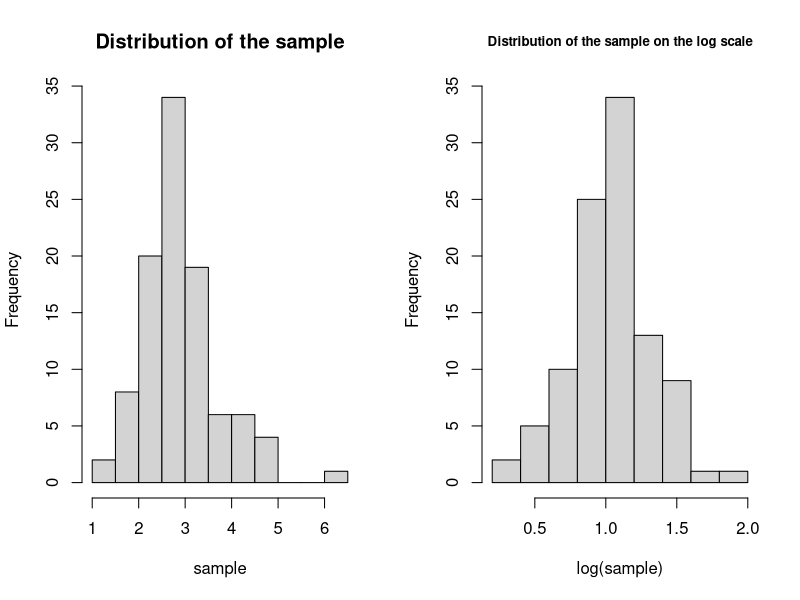

Write R code to recreate this figure.
## ---- chunk 1
knitr::opts_chunk$set(echo = TRUE)
## ---- chunk 2
set.seed(2020)
sample <- rlnorm(n = 100, meanlog = 1, sdlog = 0.25)
## ---- chunk 3
par(mfrow = c(1,2))
hist(sample, main = "Distribution of the sample")
hist(log(sample), main = "Distribution of the sample on the log scale", cex.main = 0.8)
## ---- chunk 4
mean <- mean(sample)
variance <- var(sample)
